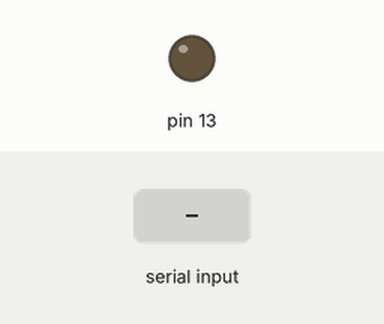
Recording of a sketch running on a simulated Arduino Uno, built with avr-gcc and run on an emulated ATmega328P. Parts: output pins drawn as LEDs (lit = HIGH). The test bench sets the inputs (shaded band).

Above: at 1.2 s.
1.3 s: "A" received over Serial
At 2.3 s:
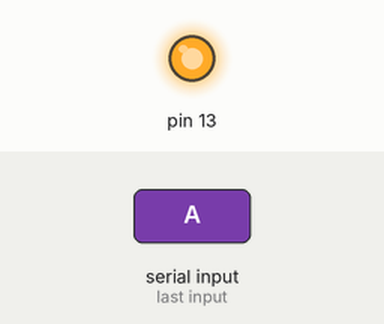
2.8 s: "B" received over Serial
At 3.4 s:
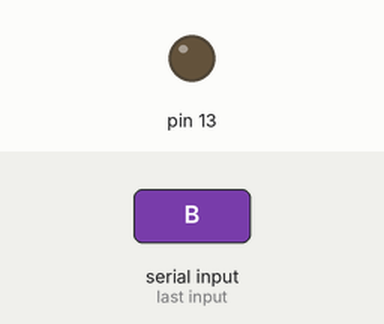
Timing chart, 0 to 5.8 s (numbered marks = the images above; inputs shaded):
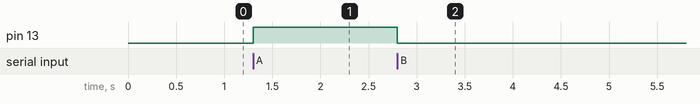

The sketch:

Objeto.ino
```cpp
// Funciones
// Declaraciones
// Clase led
class LED{
  public:
    void begin(byte arg_pin);
    void on(void);
    void off(void);
  private:
    byte estado;
    byte pin;
};

byte data; // 0 255
LED hb;  // declaración de objeto hb de la clase LED

LED led2;
LED led3;
// Configuración
void setup(){
  Serial.begin(9600);

  hb.begin(13);
}

void loop(){
}

// Desarrollo de las funciones
void LED::begin(byte arg_pin){
  pin = arg_pin;
  pinMode(pin,OUTPUT);
  digitalWrite(pin,LOW);
}

// Funcion de encendido del Led
void LED::on(void){
  digitalWrite(pin,HIGH);
}

// Funcion de apagado del Led
void LED::off(void){
  digitalWrite(pin,LOW);
}

// Funciones asíncronas
void serialEvent(){
  data = Serial.read();
  // Serial.println(data);
  switch(data){
    case 'A':
      hb.on();
      /*
      llamado a la clase LED
      llamado a la funcion on de la clase LED
      variable pin Led
      llamado a digitalWrite
      ...
      ...
      ...
      */
     break;
    case 'B':
      hb.off();
     break;
    default:
     break;
  }
}
```

Measured:
- after the input at 1.3 s, pin 13: LOW → HIGH at once
- after the input at 2.8 s, pin 13: HIGH → LOW at once
